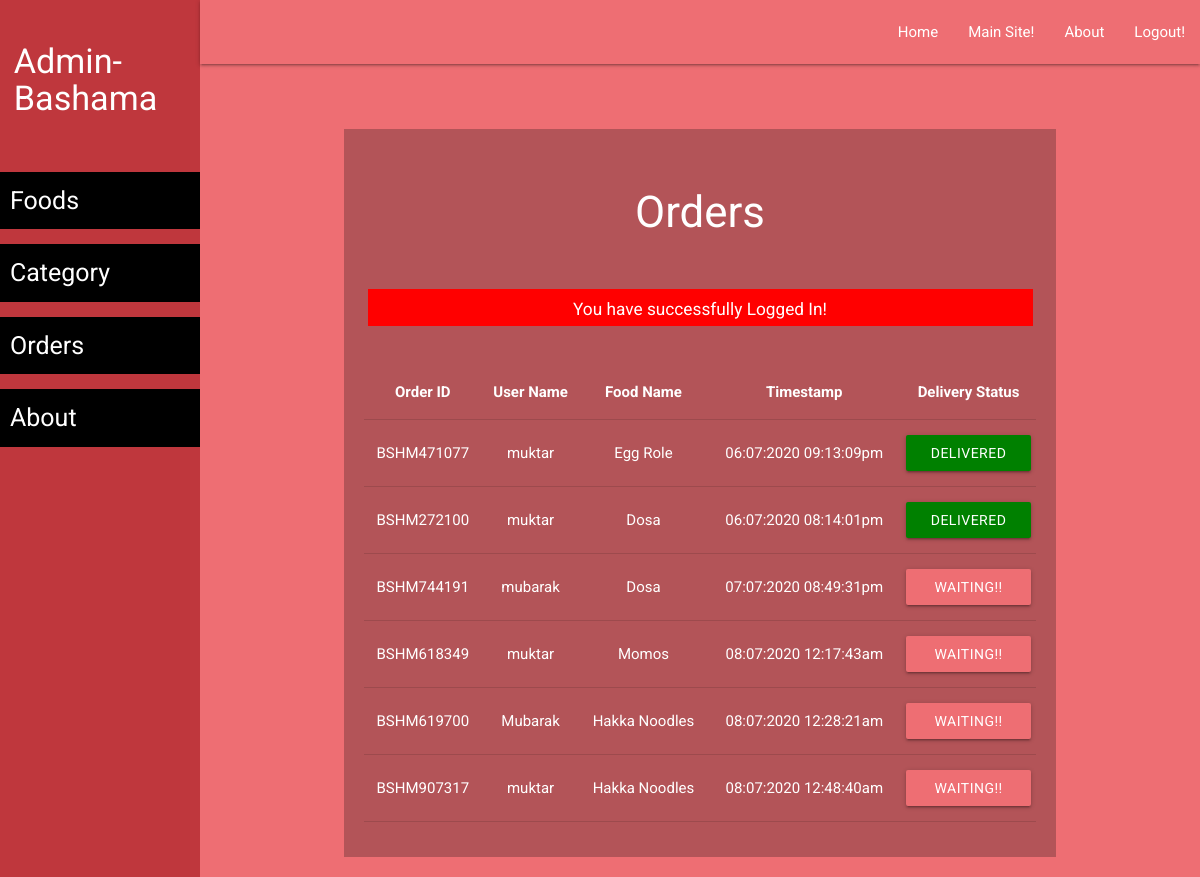
Screenshot of /admin1/order-list.php (signed in) with the database file from the repository.
### tables this page shows
CREATE TABLE `orders` (
  `id` int(11) NOT NULL,
  `order_id` varchar(20) NOT NULL,
  `user_id` varchar(10) NOT NULL,
  `food_id` varchar(10) NOT NULL,
  `user_name` varchar(100) NOT NULL,
  `timestamp` varchar(50) NOT NULL,
  `delivery_status` int(11) NOT NULL
);

CREATE TABLE `food` (
  `id` int(11) NOT NULL,
  `cat_id` int(10) NOT NULL,
  `fname` varchar(50) NOT NULL,
  `description` varchar(250) NOT NULL
);

### admin1/order-list.php (the view, shortened to what this page needs)
<?php require('layout/header.php'); ?>
<?php require('layout/left-sidebar-long.php'); ?>
<?php require('layout/topnav.php'); ?>
<?php require('layout/left-sidebar-short.php'); ?>
<?php
require('../backends/connection-pdo.php');
$sql = 'SELECT orders.order_id, orders.user_name, orders.timestamp, orders.delivery_status, food.fname FROM orders LEFT JOIN food ON orders.food_id = food.id';
$query  = $pdoconn->prepare($sql);
$query->execute();
$arr_all = $query->fetchAll(PDO::FETCH_ASSOC);
?>
<div class="section white-text" style="background: #B35458;">
	<div class="section">
		<h3>Orders</h3>
	</div>
  <?php
    if (isset($_SESSION['msg'])) {
        echo '<div class="section center" style="margin: 5px 35px;"><div class="row" style="background: red; color: white;">
        <div class="col s12">
            <h6>'.$_SESSION['msg'].'</h6>
            </div>
        </div></div>';
    }
    ?>
	<div class="section center" style="padding: 20px;">
		<table class="centered responsive-table">
        <thead>
          <tr>
              <th>Order ID</th>
              <th>User Name</th>
              <th>Food Name</th>
              <th>Timestamp</th>
              <th>Delivery Status</th>
          </tr>
        </thead>
        <tbody>
          <?php
            foreach ($arr_all as $key) {
              if($key['delivery_status'] == 1){
                $d_status = "<span style='background:green !important;' class='btn'>delivered</span>";
              }else{
                $d_status = "<span style='background-color:red;' class='btn'>Waiting!!</span>";
              }
          ?>
          <tr>
            <td><?php echo $key['order_id']; ?></td>
            <td><?php echo $key['user_name']; ?></td>
            <td><?php echo $key['fname']; ?></td>
            <td><?php echo $key['timestamp']; ?></td>
            <td><?php echo $d_status; ?></td>
          </tr>
          <?php } ?>
        </tbody>
      </table>
	</div>
</div>
<?php require('layout/footer.php'); ?>

### css/form-style.css (style rules this page uses)
body { background: #ee6e73; font-family: "Roboto", sans-serif; -webkit-font-smoothing: antialiased; -moz-osx-font-smoothing: grayscale; }
.btn, .btn:active, .btn:hover { background: #ee6e73 !important; width: 100%; }
.row { margin-bottom: 0 !important; }
.col { padding: 0 !important; }

### rows the page displays
orders: order "BSHM471077", user_name "muktar", food.fname "Egg Role", timestamp "06:07:2020 09:13:09pm", delivery_status "DELIVERED"
orders: order "BSHM272100", user_name "muktar", food.fname "Dosa", timestamp "06:07:2020 08:14:01pm", delivery_status "DELIVERED"
orders: order "BSHM744191", user_name "mubarak", food.fname "Dosa", timestamp "07:07:2020 08:49:31pm", delivery_status "WAITING!!"
orders: order "BSHM618349", user_name "muktar", food.fname "Momos", timestamp "08:07:2020 12:17:43am", delivery_status "WAITING!!"
orders: order "BSHM619700", user_name "Mubarak", food.fname "Hakka Noodles", timestamp "08:07:2020 12:28:21am", delivery_status "WAITING!!"
orders: order "BSHM907317", user_name "muktar", food.fname "Hakka Noodles", timestamp "08:07:2020 12:48:40am", delivery_status "WAITING!!"

### other values shown
$_SESSION['msg'] "You have successfully Logged In!"
